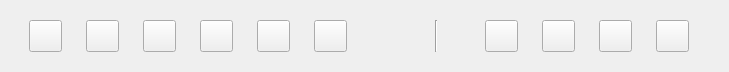
<?xml version="1.0" encoding="UTF-8"?>
<ui version="4.0">
 <class>Form</class>
 <widget class="QWidget" name="Form">
  <property name="geometry">
   <rect>
    <x>0</x>
    <y>0</y>
    <width>729</width>
    <height>72</height>
   </rect>
  </property>
  <property name="maximumSize">
   <size>
    <width>16777215</width>
    <height>16777215</height>
   </size>
  </property>
  <property name="windowTitle">
   <string>Form</string>
  </property>
  <layout class="QVBoxLayout" name="verticalLayout">
   <item>
    <layout class="QHBoxLayout" name="horizontalLayout">
     <item>
      <widget class="TransparentToolButton" name="rectangleBtn">
       <property name="iconSize">
        <size>
         <width>25</width>
         <height>25</height>
        </size>
       </property>
      </widget>
     </item>
     <item>
      <widget class="TransparentToolButton" name="drawRoundBtn">
       <property name="iconSize">
        <size>
         <width>25</width>
         <height>25</height>
        </size>
       </property>
      </widget>
     </item>
     <item>
      <widget class="TransparentToolButton" name="drawLineBtn">
       <property name="iconSize">
        <size>
         <width>25</width>
         <height>25</height>
        </size>
       </property>
      </widget>
     </item>
     <item>
      <widget class="TransparentToolButton" name="mosaicBtn">
       <property name="iconSize">
        <size>
         <width>25</width>
         <height>25</height>
        </size>
       </property>
      </widget>
     </item>
     <item>
      <widget class="TransparentToolButton" name="arrowBtn">
       <property name="iconSize">
        <size>
         <width>25</width>
         <height>25</height>
        </size>
       </property>
      </widget>
     </item>
     <item>
      <widget class="TransparentToolButton" name="textEditBtn">
       <property name="iconSize">
        <size>
         <width>25</width>
         <height>25</height>
        </size>
       </property>
      </widget>
     </item>
     <item>
      <spacer name="horizontalSpacer">
       <property name="orientation">
        <enum>Qt::Horizontal</enum>
       </property>
       <property name="sizeType">
        <enum>QSizePolicy::Fixed</enum>
       </property>
       <property name="sizeHint" stdset="0">
        <size>
         <width>40</width>
         <height>20</height>
        </size>
       </property>
      </spacer>
     </item>
     <item>
      <widget class="Line" name="line">
       <property name="sizePolicy">
        <sizepolicy hsizetype="Fixed" vsizetype="Fixed">
         <horstretch>0</horstretch>
         <verstretch>0</verstretch>
        </sizepolicy>
       </property>
       <property name="maximumSize">
        <size>
         <width>50</width>
         <height>50</height>
        </size>
       </property>
       <property name="orientation">
        <enum>Qt::Vertical</enum>
       </property>
      </widget>
     </item>
     <item>
      <widget class="TransparentToolButton" name="returneditBtn">
       <property name="iconSize">
        <size>
         <width>25</width>
         <height>25</height>
        </size>
       </property>
      </widget>
     </item>
     <item>
      <widget class="TransparentToolButton" name="saveBtn">
       <property name="iconSize">
        <size>
         <width>25</width>
         <height>25</height>
        </size>
       </property>
      </widget>
     </item>
     <item>
      <widget class="TransparentToolButton" name="cancelBtn">
       <property name="iconSize">
        <size>
         <width>25</width>
         <height>25</height>
        </size>
       </property>
      </widget>
     </item>
     <item>
      <widget class="TransparentToolButton" name="finishBtn">
       <property name="iconSize">
        <size>
         <width>25</width>
         <height>25</height>
        </size>
       </property>
      </widget>
     </item>
    </layout>
   </item>
  </layout>
 </widget>
 <customwidgets>
  <customwidget>
   <class>ToolButton</class>
   <extends>QToolButton</extends>
   <header>qfluentwidgets</header>
  </customwidget>
  <customwidget>
   <class>TransparentToolButton</class>
   <extends>ToolButton</extends>
   <header>qfluentwidgets</header>
  </customwidget>
 </customwidgets>
 <resources>
  <include location="controlWidget.qrc"/>
 </resources>
 <connections/>
</ui>
